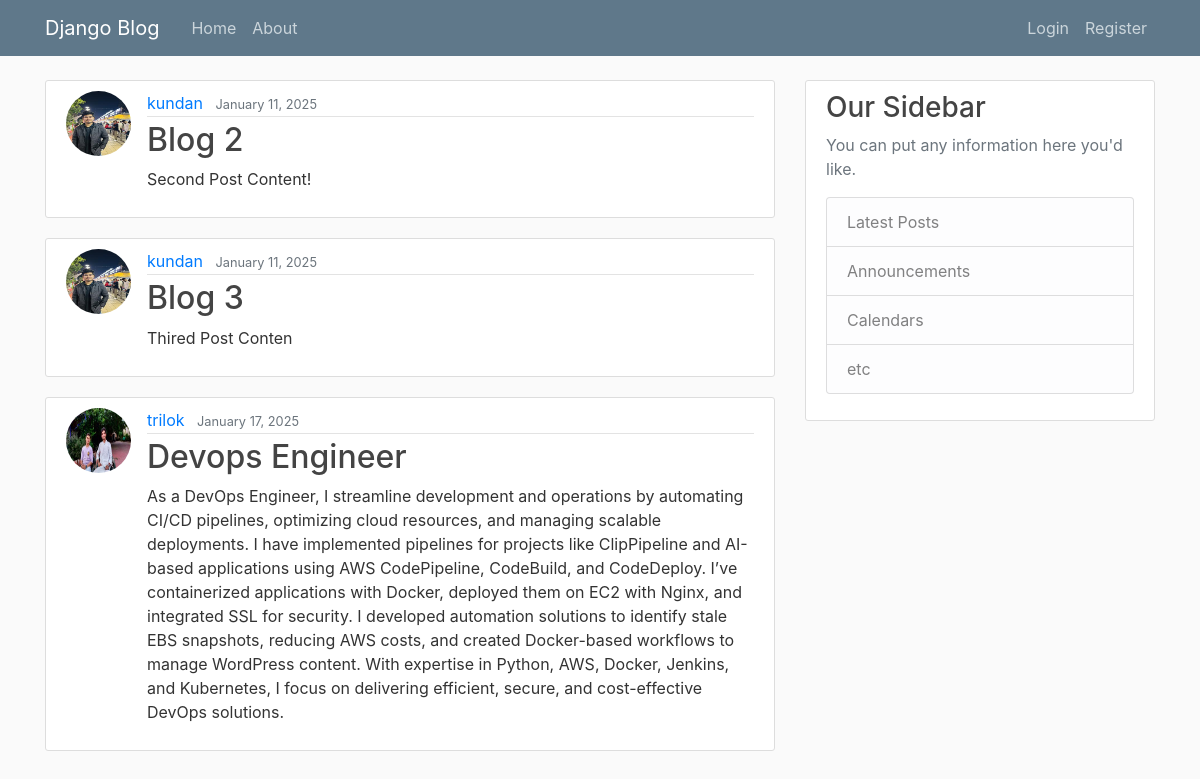
The page / on the database its author committed.
### blog/models.py (models this page shows, shortened)
class Post(models.Model):
    title = models.CharField(max_length=100)
    content = models.TextField()
    date_posted = models.DateTimeField(default=timezone.now)
    author = models.ForeignKey(User, on_delete=models.CASCADE)

### users/models.py (models this page shows, shortened)
class Profile(models.Model):
    user = models.OneToOneField(User, on_delete=models.CASCADE)
    image = models.ImageField(default='default.jpg', upload_to='profile_pics')

### blog/views.py (the view)
# urls.py: path('', views.home, name='blog-home'),
def home(request):
    context = {
        'posts' : Post.objects.all()
    }
    return render(request, 'blog/home.html', context)

### blog/templates/blog/home.html
{% extends "blog/base.html" %}
{% block content %}
    {% for post in posts %}
        <article>
            <article class="media content-section">
              <img class="rounded-circle article-img" src="{{ post.author.profile.image.url }}">
                <div class="media-body">
                  <div class="article-metadata">
                    <a class="mr-2" href="#">{{ post.author }}</a>
                    <small class="text-muted">{{ post.date_posted|date:"F d, Y"}}</small>
                  </div>
                  <h2><a class="article-title" href="#">{{ post.title }}</a></h2>
                  <p class="article-content">{{ post.content }}</p>
                </div>
              </article>
        </article>
    {% endfor %}
{% endblock %}

### blog/templates/blog/base.html (shortened to what this page needs)
{% load static %}
<!DOCTYPE html>
<html lang="en">
<head>
    <link rel="stylesheet" href="https://cdn.jsdelivr.net/npm/bootstrap@4.0.0/dist/css/bootstrap.min.css">
    <link rel="stylesheet" href="{% static 'blog/main.css' %}">
</head>
<body>
    <header class="site-header">
        <nav class="navbar navbar-expand-md navbar-dark bg-steel fixed-top">
          <div class="container">
            <a class="navbar-brand mr-4" href="{% url 'blog-home' %}">Django Blog</a>
            <div class="collapse navbar-collapse" id="navbarToggle">
              <div class="navbar-nav mr-auto">
                <a class="nav-item nav-link" href="{% url 'blog-home' %}">Home</a>
                <a class="nav-item nav-link" href="{% url 'blog-about' %}">About</a>
              </div>
              <div class="navbar-nav">
                {% if user.is_authenticated %}
                  ,<a class="nav-item nav-link" href="{% url 'profile' %}">Profile</a>
                  <a class="nav-item nav-link" href="{% url 'logout' %}">Logout</a>
                {% else %}
                  <a class="nav-item nav-link" href="{% url 'login' %}">Login</a>
                  <a class="nav-item nav-link" href="{% url 'register' %}">Register</a>
                {% endif %}
              </div>
            </div>
          </div>
        </nav>
      </header>
      <main role="main" class="container">
        <div class="row">
          <div class="col-md-8">
            {% block content %}{% endblock %}
          </div>
          <div class="col-md-4">
            <div class="content-section">
              <h3>Our Sidebar</h3>
              <p class='text-muted'>You can put any information here you'd like.
                <ul class="list-group">
                  <li class="list-group-item list-group-item-light">Latest Posts</li>
                  <li class="list-group-item list-group-item-light">Announcements</li>
                  <li class="list-group-item list-group-item-light">Calendars</li>
                  <li class="list-group-item list-group-item-light">etc</li>
                </ul>
              </p>
            </div>
          </div>
        </div>
      </main>

### blog/static/blog/main.css (style rules this page uses)
body { background: #fafafa; color: #333333; margin-top: 5rem; }
h1, h2, h3, h4, h5, h6 { color: #444444; }
ul { margin: 0; }
.bg-steel { background-color: #5f788a; }
.site-header .navbar-nav .nav-link { color: #cbd5db; }
.content-section { background: #ffffff; padding: 10px 20px; border: 1px solid #dddddd; border-radius: 3px; margin-bottom: 20px; }
.article-title { color: #444444; }
.article-content { white-space: pre-line; }
.article-img { height: 65px; width: 65px; margin-right: 16px; }
.article-metadata { padding-bottom: 1px; margin-bottom: 4px; border-bottom: 1px solid #e3e3e3 }

### rows shown on the page
Post: author.profile.image (picture), author "kundan", date_posted "January 11, 2025", title "Blog 2", content "Second Post Content!"
Post: author.profile.image (picture), author "kundan", date_posted "January 11, 2025", title "Blog 3", content "Thired Post Conten"
Post: author.profile.image (picture), author "trilok", date_posted "January 17, 2025", title "Devops Engineer", content "As a DevOps Engineer, I streamline development and operations by automating CI/CD pipelines, optimizing cloud resources, and managing scalable deployments. I have implemented pipelines for projects like ClipPipeline and AI-based applications using AWS CodePipeline, CodeBuild, and CodeDeploy. I’ve containerized applications with Docker, deployed them on EC2 with Nginx, and integrated SSL for security. I developed automation solutions to identify stale EBS snapshots, reducing AWS costs, and created Docker-based workflows to manage WordPress content. With expertise in Python, AWS, Docker, Jenkins, and Kubernetes, I focus on delivering efficient, secure, and cost-effective DevOps solutions."
